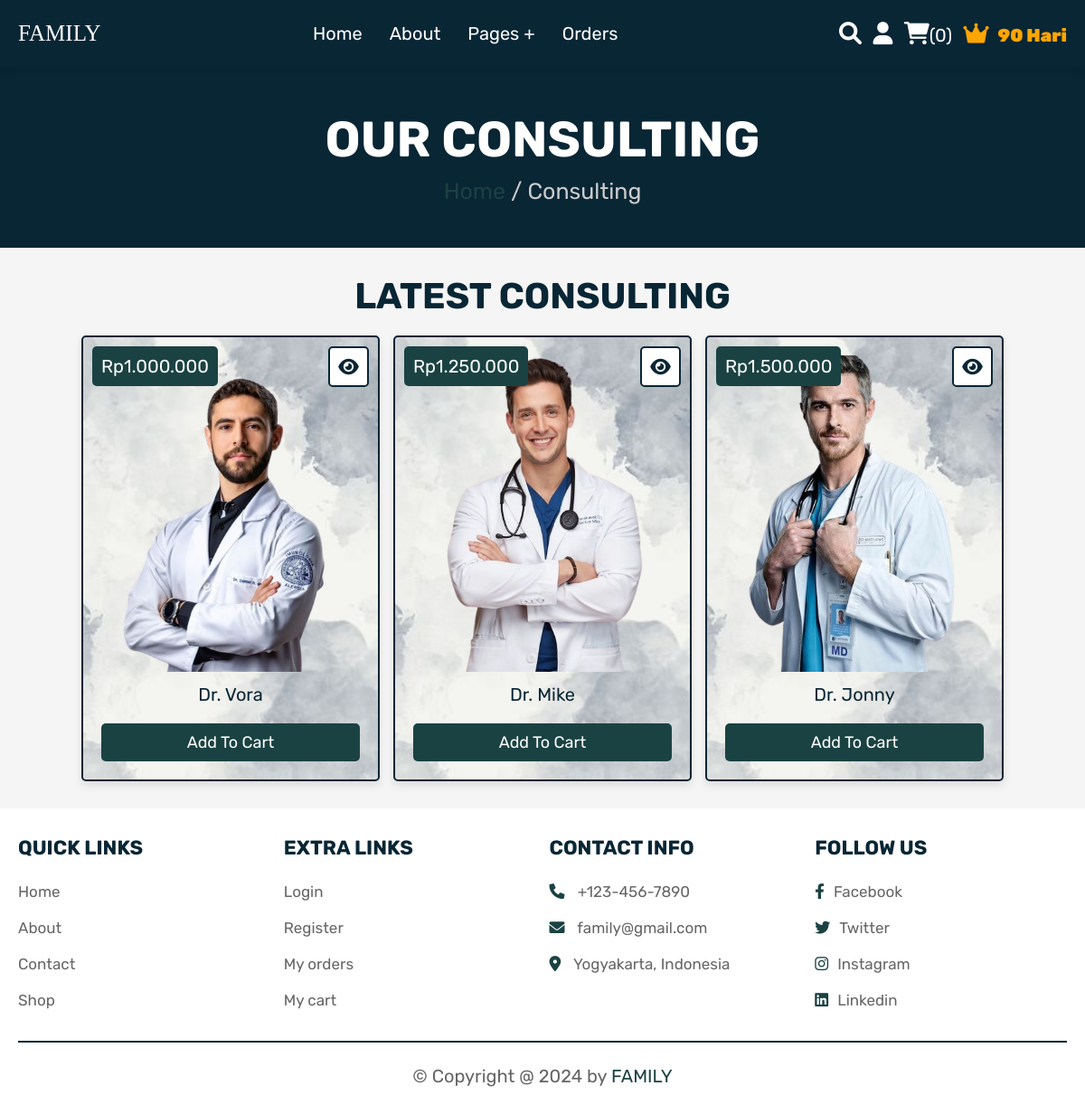
The page /konsultasi.php (signed in) on the database its author committed.
### tables this page shows
CREATE TABLE `konsultasi` (
  `id` int(11) NOT NULL,
  `name` varchar(100) NOT NULL,
  `details` varchar(500) NOT NULL,
  `price` int(11) NOT NULL,
  `image` varchar(100) NOT NULL
);

### konsultasi.php (the view, shortened to what this page needs)
<!DOCTYPE html>
<html lang="en">
<head>
   <link rel="stylesheet" href="https://cdnjs.cloudflare.com/ajax/libs/font-awesome/6.0.0/css/all.min.css">
   <link rel="stylesheet" href="css/style.css">
</head>
<body>
<?php @include 'header.php'; ?>
<section class="heading">
    <h3>our consulting</h3>
    <p> <a href="home.php">Home</a> / Consulting </p>
</section>
<section class="products">
   <h1 class="title">latest consulting</h1>
   <div class="box-container">
      <?php
         $select_products = mysqli_query($conn, "SELECT * FROM `konsultasi`") or die('query failed');
         if(mysqli_num_rows($select_products) > 0){
            while($fetch_products = mysqli_fetch_assoc($select_products)){
      ?>
      <form action="" method="POST" class="box">
         <a href="view_page.php?pid=<?php echo $fetch_products['id']; ?>" class="fas fa-eye"></a>
         <div class="price">Rp<?php echo number_format($fetch_products['price'], 0, ',', '.'); ?></div>
         <img src="uploaded_img/<?php echo $fetch_products['image']; ?>" alt="" class="image">
         <div class="name"><?php echo $fetch_products['name']; ?></div>
         <input type="submit" value="add to cart" name="add_to_cart" class="btn">
      </form>
      <?php
         }
      }else{
         echo '<p class="empty">no products added yet!</p>';
      }
      ?>
   </div>
</section>
<?php @include 'footer.php'; ?>
</body>
</html>

### css/style.css (style rules this page uses)
:root { --green:#1B4242; --red:#5C8374; --orange:#9EC8B9; --black:#092635; --white:#fff; --light-color:#666; --light-white:#ccc; --light-bg:#f5f5f5; --border:.2rem solid var(--black); --box-shadow:0 .5rem 1rem rgba(0,0,0,.1); }
* { font-family: 'Rubik', sans-serif; margin:0; padding:0; box-sizing: border-box; outline: none; border:none; text-decoration: none; transition:all .2s linear; }
html { font-size: 62.5%; overflow-x: hidden; scroll-behavior: smooth; scroll-padding-top: 6.5rem; }
body { background: var(--light-bg); }
section { padding:3rem 2rem; }
.btn, .delete-btn, .option-btn { display: inline-block; border-radius: .5rem; margin-top: 1rem; font-size: 1.8rem; color:var(--white); cursor: pointer; padding:1rem 3rem; text-transform: capitalize; }
.btn { background-color: var(--green); }
.heading { display: flex; flex-flow: column; align-items: center; justify-content: center; gap:1rem; background-color: var(--black); text-align: center; min-height: 25vh; }
.heading h3 { font-size: 5.5rem; color:var(--white); text-transform: uppercase; }
.heading p { font-size: 2.5rem; color:var(--light-white); }
.heading p a { color:var(--green); }
.title { text-align: center; margin-bottom: 2rem; color:var(--black); text-transform: uppercase; font-size: 4rem; }
.products .box-container { max-width: 1200px; margin:0 auto; display: grid; grid-template-columns: repeat(auto-fit, 33rem); gap:1.5rem; align-items: flex-start; justify-content: center; }
.products .box-container .box { background:url(../images/order.jpg) no-repeat; background-size: cover; background-position: center; background-color: var(--white); border:var(--border); box-shadow: var(--box-shadow); border-radius: .5rem; padding:2rem; text-align: center; position: relative; height: 100%; }
.products .box-container .box .image { height: 35rem; width: 100%; object-fit: cover; }
.products .box-container .box .fa-eye, .products .box-container .box .price { position: absolute; top:1rem; border-radius: .5rem; }
.products .box-container .box .price { font-size: 2rem; padding:1rem; background-color: var(--green); color:var(--white); left:1rem; }
.products .box-container .box .fa-eye { right:1rem; height: 4.5rem; width: 4.5rem; line-height: 4.2rem; font-size: 2rem; background-color: var(--white); color:var(--black); border:var(--border); }
.products .box-container .box .name { margin:1rem; font-size: 2rem; color:var(--black); }
.products .box-container .box .btn, .products .box-container .box .option-btn { width: 100%; }

### rows shown on the page
konsultasi: price "1.000.000", image (picture), name "Dr. Vora"
konsultasi: price "1.250.000", image (picture), name "Dr. Mike"
konsultasi: price "1.500.000", image (picture), name "Dr. Jonny"

### other values the page prints
$cart_num_rows "0"
$dayDiff "90"
